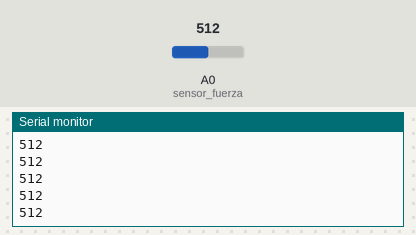
Simulated run of this sketch. Board: Arduino Uno, built with avr-gcc and run on an emulated ATmega328P. Parts: the last lines printed to the serial monitor. The inputs (shaded band) are chosen by the test bench; at power-on: A0 (sensor_fuerza) = 512.

Above: at 1.2 s.
1.3 s: A0 (sensor_fuerza) set to 716
At 1.31 s:
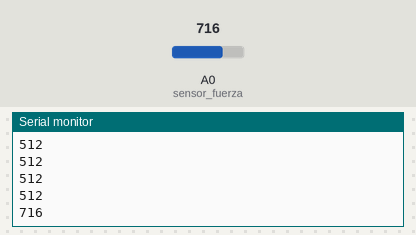
2.8 s: A0 (sensor_fuerza) set to 900
At 2.81 s:
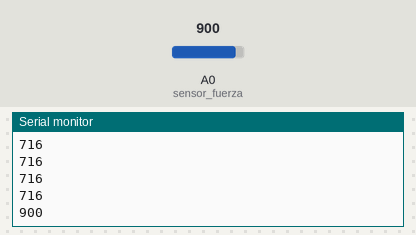
Timing chart, 0 to 5.8 s (numbered marks = the images above; inputs shaded):
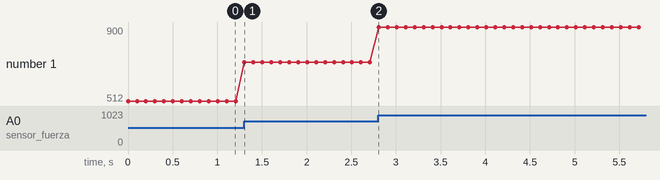

Measured:
- after the input at 1.3 s, the serial monitor: prints a new line at once (image 1)
- after the input at 2.8 s, the serial monitor: prints a new line at once (image 2)
- plotted number 1: 512 → 716 after the input at 1.3 s, 716 → 900 after the input at 2.8 s

The sketch:

SENSOR_PRESION_FUERZA.ino
```cpp
int sensor_fuerza= A0;
int lectura;
void setup()
{
  Serial.begin(9600);
}

void loop()
{
lectura = analogRead(sensor_fuerza); // La lectura del sensor (Analog 0)
Serial.println(lectura);
delay(100); //Cien “ms” de espera en cada lectura
}
```
